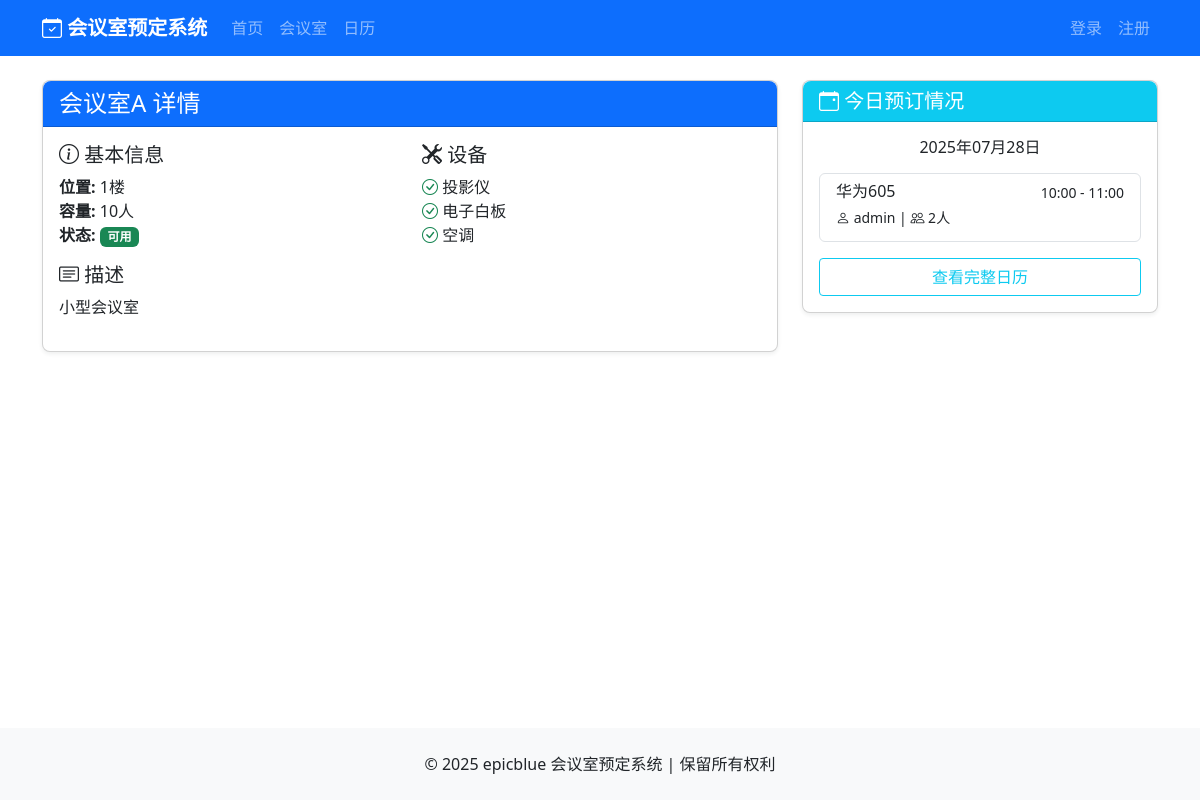
/room/1, run on the app's committed database.
### main.py (models this page shows, shortened)
class Room(db.Model):
    id = db.Column(db.Integer, primary_key=True)
    name = db.Column(db.String(50), nullable=False)
    location = db.Column(db.String(100), nullable=False)
    capacity = db.Column(db.Integer, nullable=False)
    description = db.Column(db.Text)
    is_active = db.Column(db.Boolean, default=True)
    reservations = db.relationship('Reservation', backref='room', lazy=True)
    equipments = db.relationship('RoomEquipment', backref='room', lazy=True)

class RoomEquipment(db.Model):
    id = db.Column(db.Integer, primary_key=True)
    room_id = db.Column(db.Integer, db.ForeignKey('room.id'), nullable=False)
    equipment_id = db.Column(db.Integer, db.ForeignKey('equipment.id'), nullable=False)
    quantity = db.Column(db.Integer, default=1)

class Equipment(db.Model):
    id = db.Column(db.Integer, primary_key=True)
    name = db.Column(db.String(50), nullable=False)
    room_equipments = db.relationship('RoomEquipment', backref='equipment', lazy=True)

class Reservation(db.Model):
    id = db.Column(db.Integer, primary_key=True)
    title = db.Column(db.String(100), nullable=False)
    date = db.Column(db.Date, nullable=False)
    start_time = db.Column(db.Time, nullable=False)
    end_time = db.Column(db.Time, nullable=False)
    attendees = db.Column(db.Integer, nullable=False)
    description = db.Column(db.Text)
    status = db.Column(db.String(20), default='confirmed')  # confirmed, canceled, completed
    created_at = db.Column(db.DateTime, default=datetime.utcnow)
    user_id = db.Column(db.Integer, db.ForeignKey('user.id'), nullable=False)
    room_id = db.Column(db.Integer, db.ForeignKey('room.id'), nullable=False)
    documents = db.relationship('ReservationDocument', backref='reservation', lazy=True, cascade="all, delete-orphan")
    def format_time(self):
        return f"{self.start_time.strftime('%H:%M')} - {self.end_time.strftime('%H:%M')}"

class User(UserMixin, db.Model):
    id = db.Column(db.Integer, primary_key=True)
    username = db.Column(db.String(50), unique=True, nullable=False)
    email = db.Column(db.String(100), unique=True, nullable=False)
    password_hash = db.Column(db.String(128))
    department = db.Column(db.String(100))
    phone = db.Column(db.String(20))
    role_id = db.Column(db.Integer, db.ForeignKey('role.id'), nullable=False)
    reservations = db.relationship('Reservation', backref='user', lazy=True)
    uploaded_documents = db.relationship('ReservationDocument', back_populates='uploader', lazy=True, foreign_keys='ReservationDocument.uploaded_by')

### main.py (the view)
@app.route('/room/<int:id>')
def room_detail(id):
    room = Room.query.get_or_404(id)
    today = datetime.now().date()
    reservations = Reservation.query.filter_by(
        room_id=id,
        date=today,
        status='confirmed'
    ).order_by(Reservation.start_time).all()
    maintenances = Maintenance.query.filter_by(room_id=id).filter(
        Maintenance.end_date >= today
    ).order_by(Maintenance.start_date).all()
    return render_template('room_detail.html',
                          room=room,
                          reservations=reservations,
                          maintenances=maintenances,
                          today=today)

### templates/room_detail.html (shortened to what this page needs)
{% extends 'base.html' %}
{% block content %}
<div class="row">
    <div class="col-md-8">
        <div class="card shadow-sm mb-4">
            <div class="card-header bg-primary text-white">
                <h4 class="mb-0">{{ room.name }} 详情</h4>
            </div>
            <div class="card-body">
                <div class="row">
                    <div class="col-md-6">
                        <h5><i class="bi bi-info-circle"></i> 基本信息</h5>
                        <ul class="list-unstyled">
                            <li><strong>位置:</strong> {{ room.location }}</li>
                            <li><strong>容量:</strong> {{ room.capacity }}人</li>
                            <li><strong>状态:</strong>
                                {% if room.is_active %}
                                <span class="badge bg-success">可用</span>
                                {% else %}
                                <span class="badge bg-danger">不可用</span>
                                {% endif %}
                            </li>
                        </ul>
                        {% if room.description %}
                        <h5 class="mt-3"><i class="bi bi-card-text"></i> 描述</h5>
                        <p>{{ room.description }}</p>
                        {% endif %}
                    </div>
                    <div class="col-md-6">
                        <h5><i class="bi bi-tools"></i> 设备</h5>
                        {% if room.equipments %}
                        <ul class="list-unstyled">
                            {% for re in room.equipments %}
                            <li>
                                <i class="bi bi-check-circle text-success"></i>
                                {{ re.equipment.name }}
                            </li>
                            {% endfor %}
                        </ul>
                        {% else %}
                        <p class="text-muted">无可用设备</p>
                        {% endif %}
                    </div>
                </div>
            </div>
        </div>
    </div>
    <div class="col-md-4">
        <div class="card shadow-sm mb-4">
            <div class="card-header bg-info text-white">
                <h5 class="mb-0"><i class="bi bi-calendar-event"></i> 今日预订情况</h5>
            </div>
            <div class="card-body">
                <h6 class="text-center mb-3">{{ today.strftime('%Y年%m月%d日') }}</h6>
                {% if reservations %}
                <div class="list-group">
                    {% for reservation in reservations %}
                    <div class="list-group-item">
                        <div class="d-flex w-100 justify-content-between">
                            <h6 class="mb-1">{{ reservation.title }}</h6>
                            <small>{{ reservation.format_time() }}</small>
                        </div>
                        <p class="mb-1">
                            <small>
                                <i class="bi bi-person"></i> {{ reservation.user.username }} |
                                <i class="bi bi-people"></i> {{ reservation.attendees }}人
                            </small>
                        </p>
                    </div>
                    {% endfor %}
                </div>
                {% else %}
                <div class="text-center py-4">
                    <p class="text-muted">今日暂无预订</p>
                </div>
                {% endif %}
                <div class="mt-3">
                    <a href="{{ url_for('calendar_view') }}?room_id={{ room.id }}" class="btn btn-outline-info d-block">查看完整日历</a>
                </div>
            </div>
        </div>
    </div>
</div>
{% endblock %}

### static/css/style.css (style rules this page uses)
body { display: flex; flex-direction: column; min-height: 100vh; }
.card { border-radius: 0.5rem; box-shadow: 0 0.125rem 0.25rem rgba(0, 0, 0, 0.075); margin-bottom: 1.5rem; }
.card-header { border-top-left-radius: 0.5rem !important; border-top-right-radius: 0.5rem !important; }
.btn { border-radius: 0.25rem; }

### data on the page
Room: name "会议室A", location "1楼", capacity "10", description "小型会议室"
RoomEquipment: equipment.name "投影仪"
RoomEquipment: equipment.name "电子白板"
RoomEquipment: equipment.name "空调"
Reservation: title "华为605", format_time "10:00 - 11:00", user.username "admin", attendees "2"
